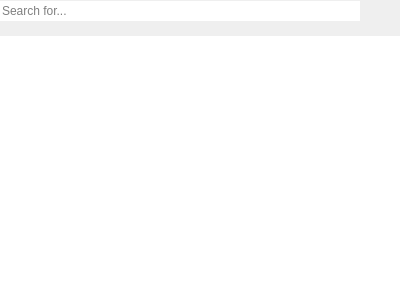
<?xml version="1.0" encoding="UTF-8"?>
<ui version="4.0">
 <class>search</class>
 <widget class="QWidget" name="search">
  <property name="geometry">
   <rect>
    <x>0</x>
    <y>0</y>
    <width>400</width>
    <height>300</height>
   </rect>
  </property>
  <property name="windowTitle">
   <string>Form</string>
  </property>
  <layout class="QVBoxLayout" name="verticalLayout">
   <property name="spacing">
    <number>0</number>
   </property>
   <property name="leftMargin">
    <number>0</number>
   </property>
   <property name="topMargin">
    <number>0</number>
   </property>
   <property name="rightMargin">
    <number>0</number>
   </property>
   <property name="bottomMargin">
    <number>0</number>
   </property>
   <item>
    <layout class="QHBoxLayout" name="horizontalLayout">
     <property name="spacing">
      <number>0</number>
     </property>
     <item>
      <widget class="QLineEdit" name="searchTextInput">
       <property name="inputMask">
        <string/>
       </property>
       <property name="frame">
        <bool>false</bool>
       </property>
       <property name="placeholderText">
        <string>Search for...</string>
       </property>
       <property name="clearButtonEnabled">
        <bool>true</bool>
       </property>
      </widget>
     </item>
     <item>
      <widget class="QPushButton" name="btnOptions">
       <property name="text">
        <string/>
       </property>
       <property name="icon">
        <iconset theme="edit-find">
         <normaloff>.</normaloff>.</iconset>
       </property>
       <property name="checkable">
        <bool>true</bool>
       </property>
       <property name="flat">
        <bool>true</bool>
       </property>
      </widget>
     </item>
    </layout>
   </item>
   <item>
    <widget class="QLabel" name="lblResultsCounter">
     <property name="text">
      <string/>
     </property>
     <property name="alignment">
      <set>Qt::AlignCenter</set>
     </property>
    </widget>
   </item>
   <item>
    <widget class="QListWidget" name="result">
     <property name="frameShape">
      <enum>QFrame::NoFrame</enum>
     </property>
    </widget>
   </item>
  </layout>
 </widget>
 <resources/>
 <connections/>
</ui>
